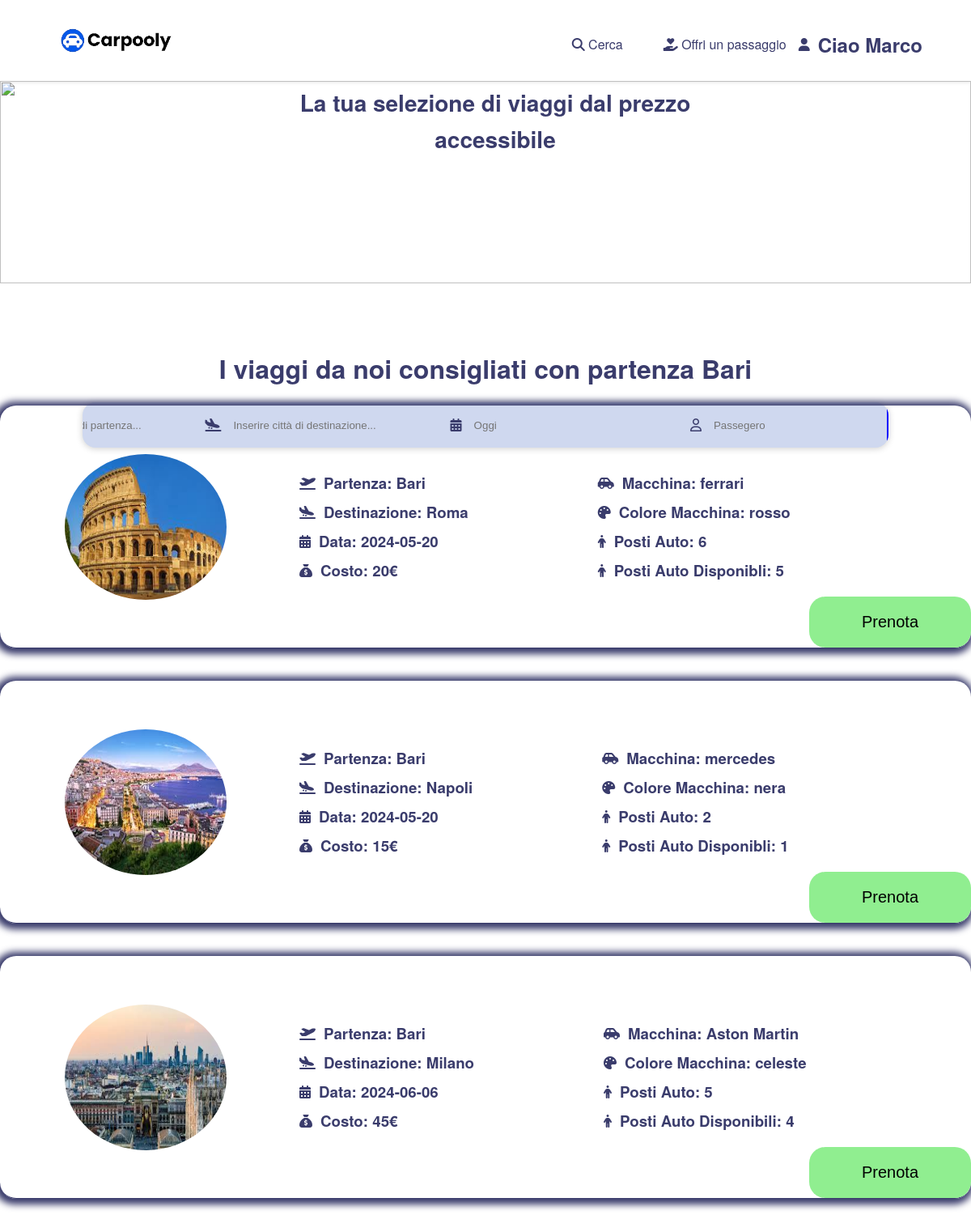
The app's page /dashboard-passenger.php?name=Marco&id=1 (signed in) with its own data.
### tables this page shows
CREATE TABLE `viaggi` (
  `id` int(11) NOT NULL,
  `id_autista` int(11) NOT NULL,
  `Image` text NOT NULL,
  `partenza` varchar(255) NOT NULL,
  `destinazione` varchar(255) NOT NULL,
  `data_viaggio` date NOT NULL,
  `costo_viaggio` int(11) NOT NULL,
  `modello` varchar(255) NOT NULL,
  `targa` text NOT NULL,
  `colore` varchar(255) NOT NULL,
  `anno` text NOT NULL,
  `nPostitotale` int(11) NOT NULL,
  `nPostiDisponibili` int(11) NOT NULL,
  `creato_il` timestamp NOT NULL DEFAULT current_timestamp()
);

### dashboard-passenger.php (the view, shortened to what this page needs)
<?php
    include 'db.php';
?>
<!DOCTYPE html>
<html lang="en">
<head>
    <link rel="stylesheet" href="./static/css/dashboard-passenger.css">
    <link rel="stylesheet" href="https://cdnjs.cloudflare.com/ajax/libs/leaflet/1.7.1/leaflet.css"/>
</head>
<body>
    <header>
        <nav>
            <div class="container">
                <div class="logo">
                    <img src="./static/img/img/images.png" alt="BlaBlaCar Logo" width="145" height="87">
                </div>
                <div class="nav-links">
                    <a href="search-ride.html"><i class="fas fa-magnifying-glass"></i> Cerca</a>
                    <a href="dashboard-autisti.php"><i class="fas fa-hand-holding-heart"></i> Offri un passaggio</a>
                    <div class="folder-user">
                    <?php if (isset($_GET['name'])): ?>
                        <i style="margin-right: 10px;" class="fas fa-user"></i>
                        <h1 class="user-name">Ciao <?php echo $_GET['name']; ?></h1>
                    <?php endif; ?>
                    </div>
                </div>
            </div>
        </nav>
    </header>
    <section>
        <div class="content-image">
            <img class="img" src="https://cdn.blablacar.com/kairos/assets/images/carpool_blablabus_large-e3d8eff32c13cdafc080.svg" alt="" height="100%" width="100%" loading="eager" decoding="sync" fetchpriority="high">
            <h1 class="content-title">La tua selezione di viaggi dal prezzo accessibile</h1>
        </div>
        <div class="search-ride-input">
            <form class="searching-form" action="search-ride.php" method="post">
                <div class="departure">
                    <input type="text" placeholder="Inserire città di partenza..." class="departure-input" id="departure" name="departure">
                </div>
                <div class="destination" style="position: relative;">
                    <label for="destination">
                        <i class="fa-solid fa-plane-arrival"></i>
                    </label>
                    <input type="text" placeholder="Inserire città di destinazione..." class="destination-input" id="destination" name="destination">
                </div>
                <div id="date-date" class="date">
                    <div class="content-btn-date">
                        <i class="fa-solid fa-calendar-days"></i>
                        <input style="width: 100px;" class="date-txt" id="date" name="date" placeholder="Oggi">
                    </div>
                </div>
                <div id="passenger-passenger" class="passenger">
                    <div class="content-btn-passenger">
                        <i class="fa-regular fa-user"></i>
                        <input style="width: 100px;" class="passenger-txt" id="passenger" name="passenger" placeholder="Passegero">
                    </div>
                </div>
            </form>
        </div>
    </section>
    <main class="container travel-raccomendation">
        <div class="content-travel">
            <div class="main-title">
                <h1>I viaggi da noi consigliati con partenza Bari</h1>
            </div>
            <div class="content-card">
                <div class="card-n1">
                    <div class="img-travel">
                        <img alt="">
                    </div>
                    <div class="content-description-travel">
                        <?php
                        $sql = "SELECT * FROM viaggi WHERE partenza = 'Bari' AND destinazione = 'Roma'";
                        $result = $conn->query($sql);
                        if ($result->num_rows > 0) {
                            while ($row = $result->fetch_assoc()) {
                        ?>
                                <div class="travel-travel">
                                    <div class="partenza">
                                        <i class="fa-solid fa-plane-departure"></i>
                                        <h3>Partenza: <?php echo $row['partenza']; ?></h3>
                                    </div>
                                    <div class="destinazione">
                                        <i class="fa-solid fa-plane-arrival"></i>
                                        <h3>Destinazione: <?php echo $row['destinazione']; ?></h3>
                                    </div>
                                    <div class="data">
                                        <i class="fa-solid fa-calendar-days"></i>
                                        <h3>Data: <?php echo $row['data_viaggio']; ?></h3>
                                    </div>
                                    <div class="costo">
                                        <i class="fa-solid fa-sack-dollar"></i>
                                        <h3>Costo: <?php echo $row['costo_viaggio']; ?>€</h3>
                                    </div>
                                </div>
                                <div class="car-travel">
                                    <div class="car">
                                        <i class="fa-solid fa-car-side"></i>
                                        <h3>Macchina: <?php echo $row['modello']; ?></h3>
                                    </div>
                                    <div class="car-color">
                                        <i class="fa-solid fa-palette"></i>
                                        <h3>Colore Macchina: <?php echo $row['colore']; ?></h3>
                                    </div>
                                    <div class="PostiAuto">
                                        <i class="fa-solid fa-person"></i>
                                        <h3>Posti Auto: <?php echo $row['nPostitotale']; ?></h3>
                                    </div>
                                    <div class="PostiAutoDisponibili">
                                        <i class="fa-solid fa-person"></i>
                                        <h3>Posti Auto Disponibli: <?php echo $row['nPostiDisponibili']; ?></h3>
                                    </div>
                                </div>
                        <?php
                            }
                        } else {
                            echo "Nessun viaggio trovato.";
                        }
                        ?>
                        <form action="prenotazione.php" method="post">
                            <button id="btn-p" type="submit">Prenota</button>
                        </form>
                    </div>
                </div>
                <div class="card-n1">
                    <div class="img-travel">
                        <img alt="">
                    </div>
                    <div class="content-description-travel">
                        <?php
                        $sql = "SELECT * FROM viaggi WHERE partenza = 'Bari' AND destinazione = 'Napoli'";
                        $result = $conn->query($sql);
                        if ($result->num_rows > 0) {
                            while ($row = $result->fetch_assoc()) {
                        ?>
                                <div class="travel-travel">
                                    <div class="partenza">
                                        <i class="fa-solid fa-plane-departure"></i>
                                        <h3>Partenza: <?php echo $row['partenza']; ?></h3>
                                    </div>
                                    <div class="destinazione">
                                        <i class="fa-solid fa-plane-arrival"></i>
                                        <h3>Destinazione: <?php echo $row['destinazione']; ?></h3>
                                    </div>
                                    <div class="data">
                                        <i class="fa-solid fa-calendar-days"></i>
                                        <h3>Data: <?php echo $row['data_viaggio']; ?></h3>
                                    </div>
                                    <div class="costo">
                                        <i class="fa-solid fa-sack-dollar"></i>
                                        <h3>Costo: <?php echo $row['costo_viaggio']; ?>€</h3>
                                    </div>
                                </div>
                                <div class="car-travel">
                                    <div class="car">
                                        <i class="fa-solid fa-car-side"></i>
                                        <h3>Macchina: <?php echo $row['modello']; ?></h3>
                                    </div>
                                    <div class="car-color">
                                        <i class="fa-solid fa-palette"></i>
                                        <h3>Colore Macchina: <?php echo $row['colore']; ?></h3>
                                    </div>
                                    <div class="PostiAuto">
                                        <i class="fa-solid fa-person"></i>
                                        <h3>Posti Auto: <?php echo $row['nPostitotale']; ?></h3>
                                    </div>
                                    <div class="PostiAutoDisponibili">
                                        <i class="fa-solid fa-person"></i>
                                        <h3>Posti Auto Disponibli: <?php echo $row['nPostiDisponibili']; ?></h3>
                                    </div>
                                </div>
                        <?php
                            }
                        } else {
                            echo "Nessun viaggio trovato.";
                        }
                        ?>
                        <form action="prenotazione.php" method="post">
                            <button id="btn-p" type="submit">Prenota</button>
                        </form>
                    </div>
                </div>
                <div class="card-n1">
                    <div class="img-travel">
                        <img alt="">
                    </div>
                    <div class="content-description-travel">
                        <?php
                            $sql = "SELECT * FROM viaggi WHERE partenza = 'Bari' AND destinazione = 'Milano'";
                            $result = $conn->query($sql);
                            if ($result->num_rows > 0) {
                                while ($row = $result->fetch_assoc()) {
                        ?>
                                <div class="travel-travel">
                                    <div class="partenza">
                                        <i class="fa-solid fa-plane-departure"></i>
                                        <h3>Partenza: <?php echo $row['partenza']; ?></h3>
                                    </div>
                                    <div class="destinazione">
                                        <i class="fa-solid fa-plane-arrival"></i>
                                        <h3>Destinazione: <?php echo $row['destinazione']; ?></h3>
                                    </div>
                                    <div class="data">
                                        <i class="fa-solid fa-calendar-days"></i>
                                        <h3>Data: <?php echo $row['data_viaggio']; ?></h3>
                                    </div>
                                    <div class="costo">
                                        <i class="fa-solid fa-sack-dollar"></i>
                                        <h3>Costo: <?php echo $row['costo_viaggio']; ?>€</h3>
                                    </div>
                                </div>
                                <div class="car-travel">
                                    <div class="car">
                                        <i class="fa-solid fa-car-side"></i>
                                        <h3>Macchina: <?php echo $row['modello']; ?></h3>
                                    </div>
                                    <div class="car-color">
                                        <i class="fa-solid fa-palette"></i>
                                        <h3>Colore Macchina: <?php echo $row['colore']; ?></h3>
                                    </div>
                                    <div class="PostiAuto">
                                        <i class="fa-solid fa-person"></i>
                                        <h3>Posti Auto: <?php echo $row['nPostitotale']; ?></h3>
                                    </div>
                                    <div class="PostiAutoDisponibili">
                                        <i class="fa-solid fa-person"></i>
                                        <h3>Posti Auto Disponibili: <?php echo $row['nPostiDisponibili']; ?></h3>
                                    </div>
                                </div>
                        <?php
                            }
                        } else {
                            echo "Nessun viaggio trovato.";
                        }
                        ?>
                        <form action="prenotazione.php" method="post">
                            <button id="btn-p" type="submit">Prenota</button>
                        </form>
                    </div>
                </div>
            </div>
         </div>
    </main>
</body>
</html>

### records on screen
viaggi: partenza "Bari", destinazione "Roma", data_viaggio "2024-05-20", costo_viaggio "20", modello "ferrari", colore "rosso", nPostitotale "6", nPostiDisponibili "5"
viaggi: partenza "Bari", destinazione "Napoli", data_viaggio "2024-05-20", costo_viaggio "15", modello "mercedes", colore "nera", nPostitotale "2", nPostiDisponibili "1"
viaggi: partenza "Bari", destinazione "Milano", data_viaggio "2024-06-06", costo_viaggio "45", modello "Aston Martin", colore "celeste", nPostitotale "5", nPostiDisponibili "4"

### other values on screen
$_GET['name'] "Marco"
